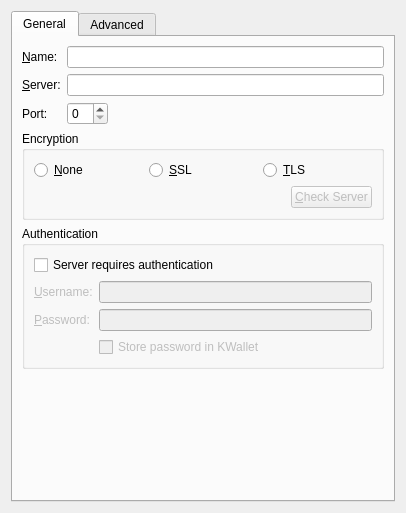
<ui version="4.0" >
 <author>Volker Krause &lt;vkrause@kde.org></author>
 <class>ConfigDialog</class>
 <widget class="QWidget" name="ConfigDialog" >
  <property name="geometry" >
   <rect>
    <x>0</x>
    <y>0</y>
    <width>400</width>
    <height>513</height>
   </rect>
  </property>
  <layout class="QGridLayout" >
   <item row="0" column="0" >
    <widget class="QTabWidget" name="tabWidget" >
     <property name="enabled" >
      <bool>true</bool>
     </property>
     <property name="currentIndex" >
      <number>0</number>
     </property>
     <widget class="QWidget" name="tab" >
      <attribute name="title" >
       <string>General</string>
      </attribute>
      <layout class="QGridLayout" >
       <item row="0" column="0" >
        <widget class="QLabel" name="label" >
         <property name="text" >
          <string>&amp;Name:</string>
         </property>
         <property name="buddy" >
          <cstring>kcfg_Name</cstring>
         </property>
        </widget>
       </item>
       <item row="0" column="1" colspan="2" >
        <widget class="KLineEdit" name="kcfg_Name" />
       </item>
       <item row="1" column="0" >
        <widget class="QLabel" name="label_2" >
         <property name="text" >
          <string>&amp;Server:</string>
         </property>
         <property name="buddy" >
          <cstring>kcfg_Server</cstring>
         </property>
        </widget>
       </item>
       <item row="1" column="1" colspan="2" >
        <widget class="KLineEdit" name="kcfg_Server" />
       </item>
       <item row="2" column="0" >
        <widget class="QLabel" name="label_3" >
         <property name="text" >
          <string>Port:</string>
         </property>
        </widget>
       </item>
       <item row="2" column="1" >
        <widget class="KPluralHandlingSpinBox" name="kcfg_Port" />
       </item>
       <item row="2" column="2" >
        <spacer>
         <property name="orientation" >
          <enum>Qt::Horizontal</enum>
         </property>
         <property name="sizeHint" >
          <size>
           <width>181</width>
           <height>20</height>
          </size>
         </property>
        </spacer>
       </item>
       <item row="3" column="0" colspan="3" >
        <widget class="KButtonGroup" name="kcfg_Encryption" >
         <property name="title" >
          <string>Encryption</string>
         </property>
         <layout class="QGridLayout" >
          <item row="0" column="0" colspan="2" >
           <layout class="QHBoxLayout" >
            <item>
             <widget class="QRadioButton" name="radioButton" >
              <property name="text" >
               <string>&amp;None</string>
              </property>
             </widget>
            </item>
            <item>
             <widget class="QRadioButton" name="radioButton_2" >
              <property name="text" >
               <string>&amp;SSL</string>
              </property>
             </widget>
            </item>
            <item>
             <widget class="QRadioButton" name="radioButton_3" >
              <property name="text" >
               <string>&amp;TLS</string>
              </property>
             </widget>
            </item>
           </layout>
          </item>
          <item row="1" column="0" >
           <spacer>
            <property name="orientation" >
             <enum>Qt::Horizontal</enum>
            </property>
            <property name="sizeHint" >
             <size>
              <width>191</width>
              <height>20</height>
             </size>
            </property>
           </spacer>
          </item>
          <item row="1" column="1" >
           <widget class="QPushButton" name="checkServerButton" >
            <property name="enabled" >
             <bool>false</bool>
            </property>
            <property name="text" >
             <string>&amp;Check Server</string>
            </property>
           </widget>
          </item>
         </layout>
        </widget>
       </item>
       <item row="4" column="0" colspan="3" >
        <widget class="QGroupBox" name="groupBox" >
         <property name="title" >
          <string>Authentication</string>
         </property>
         <layout class="QGridLayout" >
          <item row="0" column="0" colspan="2" >
           <widget class="QCheckBox" name="kcfg_RequiresAuthentication" >
            <property name="text" >
             <string>Server requires authentication</string>
            </property>
           </widget>
          </item>
          <item row="1" column="0" >
           <widget class="QLabel" name="label_5" >
            <property name="enabled" >
             <bool>false</bool>
            </property>
            <property name="text" >
             <string>&amp;Username:</string>
            </property>
            <property name="buddy" >
             <cstring>kcfg_UserName</cstring>
            </property>
           </widget>
          </item>
          <item row="1" column="1" >
           <widget class="KLineEdit" name="kcfg_UserName" >
            <property name="enabled" >
             <bool>false</bool>
            </property>
           </widget>
          </item>
          <item row="2" column="0" >
           <widget class="QLabel" name="label_4" >
            <property name="enabled" >
             <bool>false</bool>
            </property>
            <property name="text" >
             <string>&amp;Password:</string>
            </property>
            <property name="buddy" >
             <cstring>password</cstring>
            </property>
           </widget>
          </item>
          <item row="2" column="1" >
           <widget class="KLineEdit" name="password" >
            <property name="enabled" >
             <bool>false</bool>
            </property>
            <property name="passwordMode" >
             <bool>true</bool>
            </property>
           </widget>
          </item>
          <item row="3" column="1" >
           <widget class="QCheckBox" name="kcfg_StorePassword" >
            <property name="enabled" >
             <bool>false</bool>
            </property>
            <property name="text" >
             <string>Store password in KWallet</string>
            </property>
           </widget>
          </item>
         </layout>
        </widget>
       </item>
       <item row="5" column="1" colspan="2" >
        <spacer>
         <property name="orientation" >
          <enum>Qt::Vertical</enum>
         </property>
         <property name="sizeHint" >
          <size>
           <width>317</width>
           <height>41</height>
          </size>
         </property>
        </spacer>
       </item>
      </layout>
     </widget>
     <widget class="QWidget" name="tab_2" >
      <attribute name="title" >
       <string>Advanced</string>
      </attribute>
      <layout class="QVBoxLayout" >
       <item>
        <widget class="QGroupBox" name="groupBox_2" >
         <property name="title" >
          <string>Articles</string>
         </property>
         <layout class="QHBoxLayout" >
          <item>
           <widget class="QLabel" name="label_6" >
            <property name="text" >
             <string>Download at most:</string>
            </property>
           </widget>
          </item>
          <item>
           <widget class="KPluralHandlingSpinBox" name="kcfg_MaxDownload" >
            <property name="minimum" >
             <number>1</number>
            </property>
           </widget>
          </item>
          <item>
           <spacer>
            <property name="orientation" >
             <enum>Qt::Horizontal</enum>
            </property>
            <property name="sizeHint" >
             <size>
              <width>16</width>
              <height>20</height>
             </size>
            </property>
           </spacer>
          </item>
         </layout>
        </widget>
       </item>
       <item>
        <widget class="QGroupBox" name="groupBox_3" >
         <property name="title" >
          <string>Newsgroups</string>
         </property>
         <layout class="QVBoxLayout" >
          <item>
           <widget class="QCheckBox" name="kcfg_FlatHierarchy" >
            <property name="text" >
             <string>Create flat newsgroup hierarchy by default</string>
            </property>
           </widget>
          </item>
         </layout>
        </widget>
       </item>
       <item>
        <spacer>
         <property name="orientation" >
          <enum>Qt::Vertical</enum>
         </property>
         <property name="sizeHint" >
          <size>
           <width>20</width>
           <height>241</height>
          </size>
         </property>
        </spacer>
       </item>
      </layout>
     </widget>
    </widget>
   </item>
  </layout>
 </widget>
 <customwidgets>
  <customwidget>
   <class>KButtonGroup</class>
   <extends>QGroupBox</extends>
   <header>kbuttongroup.h</header>
   <container>1</container>
  </customwidget>
  <customwidget>
   <class>KPluralHandlingSpinBox</class>
   <extends>QSpinBox</extends>
   <header>KPluralHandlingSpinBox</header>
  </customwidget>
  <customwidget>
   <class>KLineEdit</class>
   <extends>QLineEdit</extends>
   <header>klineedit.h</header>
  </customwidget>
 </customwidgets>
 <resources/>
 <connections>
  <connection>
   <sender>kcfg_RequiresAuthentication</sender>
   <signal>toggled(bool)</signal>
   <receiver>kcfg_UserName</receiver>
   <slot>setEnabled(bool)</slot>
   <hints>
    <hint type="sourcelabel" >
     <x>83</x>
     <y>196</y>
    </hint>
    <hint type="destinationlabel" >
     <x>127</x>
     <y>227</y>
    </hint>
   </hints>
  </connection>
  <connection>
   <sender>kcfg_RequiresAuthentication</sender>
   <signal>toggled(bool)</signal>
   <receiver>password</receiver>
   <slot>setEnabled(bool)</slot>
   <hints>
    <hint type="sourcelabel" >
     <x>59</x>
     <y>206</y>
    </hint>
    <hint type="destinationlabel" >
     <x>105</x>
     <y>269</y>
    </hint>
   </hints>
  </connection>
  <connection>
   <sender>kcfg_RequiresAuthentication</sender>
   <signal>toggled(bool)</signal>
   <receiver>label_5</receiver>
   <slot>setEnabled(bool)</slot>
   <hints>
    <hint type="sourcelabel" >
     <x>48</x>
     <y>213</y>
    </hint>
    <hint type="destinationlabel" >
     <x>46</x>
     <y>232</y>
    </hint>
   </hints>
  </connection>
  <connection>
   <sender>kcfg_RequiresAuthentication</sender>
   <signal>toggled(bool)</signal>
   <receiver>label_4</receiver>
   <slot>setEnabled(bool)</slot>
   <hints>
    <hint type="sourcelabel" >
     <x>140</x>
     <y>201</y>
    </hint>
    <hint type="destinationlabel" >
     <x>83</x>
     <y>265</y>
    </hint>
   </hints>
  </connection>
  <connection>
   <sender>kcfg_RequiresAuthentication</sender>
   <signal>toggled(bool)</signal>
   <receiver>kcfg_StorePassword</receiver>
   <slot>setEnabled(bool)</slot>
   <hints>
    <hint type="sourcelabel" >
     <x>232</x>
     <y>209</y>
    </hint>
    <hint type="destinationlabel" >
     <x>242</x>
     <y>305</y>
    </hint>
   </hints>
  </connection>
 </connections>
</ui>
